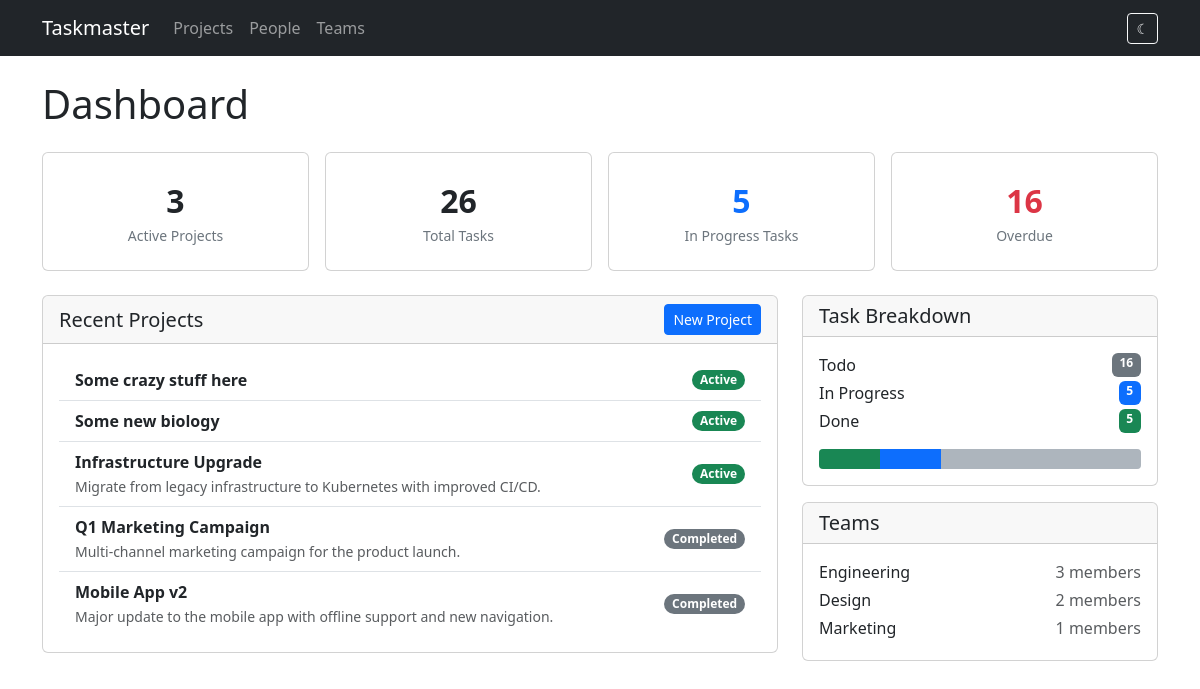
The page / on the database its author committed.
### models.py (models this page shows)
class Project(db.Model):
    id = db.Column(db.Integer, primary_key=True)
    name = db.Column(db.String(200), nullable=False)
    description = db.Column(db.Text)
    start_date = db.Column(db.Date)
    end_date = db.Column(db.Date)
    status = db.Column(db.String(20), default='active')  # active, completed, on_hold
    tasks = db.relationship('Task', backref='project', lazy=True, cascade='all, delete-orphan')

class Team(db.Model):
    id = db.Column(db.Integer, primary_key=True)
    name = db.Column(db.String(120), nullable=False)
    members = db.relationship('Person', backref='team', lazy=True)

### app.py (the view)
    @app.route('/')
    def index():
        total_projects = Project.query.count()
        active_projects = Project.query.filter_by(status='active').count()
        total_tasks = Task.query.count()
        todo_tasks = Task.query.filter_by(status='todo').count()
        in_progress_tasks = Task.query.filter_by(status='in_progress').count()
        done_tasks = Task.query.filter_by(status='done').count()
        overdue_tasks = Task.query.filter(
            Task.end_date < date.today(),
            Task.status != 'done'
        ).count()
        total_people = Person.query.count()
        teams = Team.query.all()
        recent_projects = Project.query.order_by(Project.id.desc()).limit(5).all()
        return render_template('index.html',
                               total_projects=total_projects,
                               active_projects=active_projects,
                               total_tasks=total_tasks,
                               todo_tasks=todo_tasks,
                               in_progress_tasks=in_progress_tasks,
                               done_tasks=done_tasks,
                               overdue_tasks=overdue_tasks,
                               total_people=total_people,
                               teams=teams,
                               recent_projects=recent_projects)

### templates/index.html (shortened to what this page needs)
{% extends "base.html" %}
{% block content %}
<h1 class="mb-4">Dashboard</h1>
<div class="row g-3 mb-4">
    <div class="col-md-3">
        <div class="card stat-card card-hover">
            <div class="stat-number">{{ active_projects }}</div>
            <div class="stat-label">Active Projects</div>
        </div>
    </div>
    <div class="col-md-3">
        <div class="card stat-card card-hover">
            <div class="stat-number">{{ total_tasks }}</div>
            <div class="stat-label">Total Tasks</div>
        </div>
    </div>
    <div class="col-md-3">
        <div class="card stat-card card-hover">
            <div class="stat-number text-primary">{{ in_progress_tasks }}</div>
            <div class="stat-label">In Progress Tasks</div>
        </div>
    </div>
    <div class="col-md-3">
        <div class="card stat-card card-hover">
            <div class="stat-number {% if overdue_tasks > 0 %}text-danger{% endif %}">{{ overdue_tasks }}</div>
            <div class="stat-label">Overdue</div>
        </div>
    </div>
</div>
<div class="row g-4">
    <div class="col-md-8">
        <div class="card">
            <div class="card-header d-flex justify-content-between align-items-center">
                <h5 class="mb-0">Recent Projects</h5>
                <a href="{{ url_for('projects.new_project') }}" class="btn btn-sm btn-primary">New Project</a>
            </div>
            <div class="card-body">
                {% if recent_projects %}
                <div class="list-group list-group-flush">
                    {% for project in recent_projects %}
                    <a href="{{ url_for('projects.detail', id=project.id) }}"
                       class="list-group-item list-group-item-action d-flex justify-content-between align-items-center">
                        <div>
                            <strong>{{ project.name }}</strong>
                            {% if project.description %}
                            <br><small class="text-muted">{{ project.description[:80] }}{% if project.description|length > 80 %}...{% endif %}</small>
                            {% endif %}
                        </div>
                        <span class="badge badge-{{ project.status }} rounded-pill">
                            {{ project.status | replace('_', ' ') | title }}
                        </span>
                    </a>
                    {% endfor %}
                </div>
                {% else %}
                <p class="text-muted mb-0">No projects yet. <a href="{{ url_for('projects.new_project') }}">Create one</a>.</p>
                {% endif %}
            </div>
        </div>
    </div>
    <div class="col-md-4">
        <div class="card mb-3">
            <div class="card-header"><h5 class="mb-0">Task Breakdown</h5></div>
            <div class="card-body">
                <div class="d-flex justify-content-between mb-1">
                    <span>Todo</span><span class="badge badge-todo">{{ todo_tasks }}</span>
                </div>
                <div class="d-flex justify-content-between mb-1">
                    <span>In Progress</span><span class="badge badge-in_progress">{{ in_progress_tasks }}</span>
                </div>
                <div class="d-flex justify-content-between mb-1">
                    <span>Done</span><span class="badge badge-done">{{ done_tasks }}</span>
                </div>
                {% if total_tasks > 0 %}
                <div class="workload-bar mt-3">
                    <div class="segment segment-done" style="width: {{ (done_tasks / total_tasks * 100)|round }}%"></div>
                    <div class="segment segment-in_progress" style="width: {{ (in_progress_tasks / total_tasks * 100)|round }}%"></div>
                    <div class="segment segment-todo" style="width: {{ (todo_tasks / total_tasks * 100)|round }}%"></div>
                </div>
                {% endif %}
            </div>
        </div>
        <div class="card">
            <div class="card-header"><h5 class="mb-0">Teams</h5></div>
            <div class="card-body">
                {% for team in teams %}
                <div class="d-flex justify-content-between mb-1">
                    <span>{{ team.name }}</span>
                    <span class="text-muted">{{ team.members|length }} members</span>
                </div>
                {% else %}
                <p class="text-muted mb-0">No teams yet. <a href="{{ url_for('teams.new_team') }}">Create one</a>.</p>
                {% endfor %}
            </div>
        </div>
    </div>
</div>
{% endblock %}

### static/style.css (style rules this page uses)
.badge-todo { background-color: #6c757d; }
.badge-in_progress { background-color: #0d6efd; }
.badge-done { background-color: #198754; }
.badge-active { background-color: #198754; }
.badge-completed { background-color: #6c757d; }
.workload-bar { height: 20px; border-radius: 4px; overflow: hidden; display: flex; background: #e9ecef; }
.workload-bar .segment { height: 100%; transition: width 0.3s; }
.workload-bar .segment-todo { background-color: #adb5bd; }
.workload-bar .segment-in_progress { background-color: #0d6efd; }
.workload-bar .segment-done { background-color: #198754; }
.stat-card { text-align: center; padding: 1.5rem; }
.stat-card .stat-number { font-size: 2rem; font-weight: bold; }
.stat-card .stat-label { color: #6c757d; font-size: 0.875rem; }

### rows shown on the page
Project: name "Some crazy stuff here", status "Active"
Project: name "Some new biology", status "Active"
Project: name "Infrastructure Upgrade", description "Migrate from legacy infrastructure to Kubernetes with improved CI/CD.", status "Active"
Project: name "Q1 Marketing Campaign", description "Multi-channel marketing campaign for the product launch.", status "Completed"
Project: name "Mobile App v2", description "Major update to the mobile app with offline support and new navigation.", status "Completed"
Team: name "Engineering", members|length "3"
Team: name "Design", members|length "2"
Team: name "Marketing", members|length "1"

### other values the page prints
{{ active_projects }} "3"
{{ total_tasks }} "26"
{{ in_progress_tasks }} "5"
{{ overdue_tasks }} "16"
{{ todo_tasks }} "16"
{{ done_tasks }} "5"
